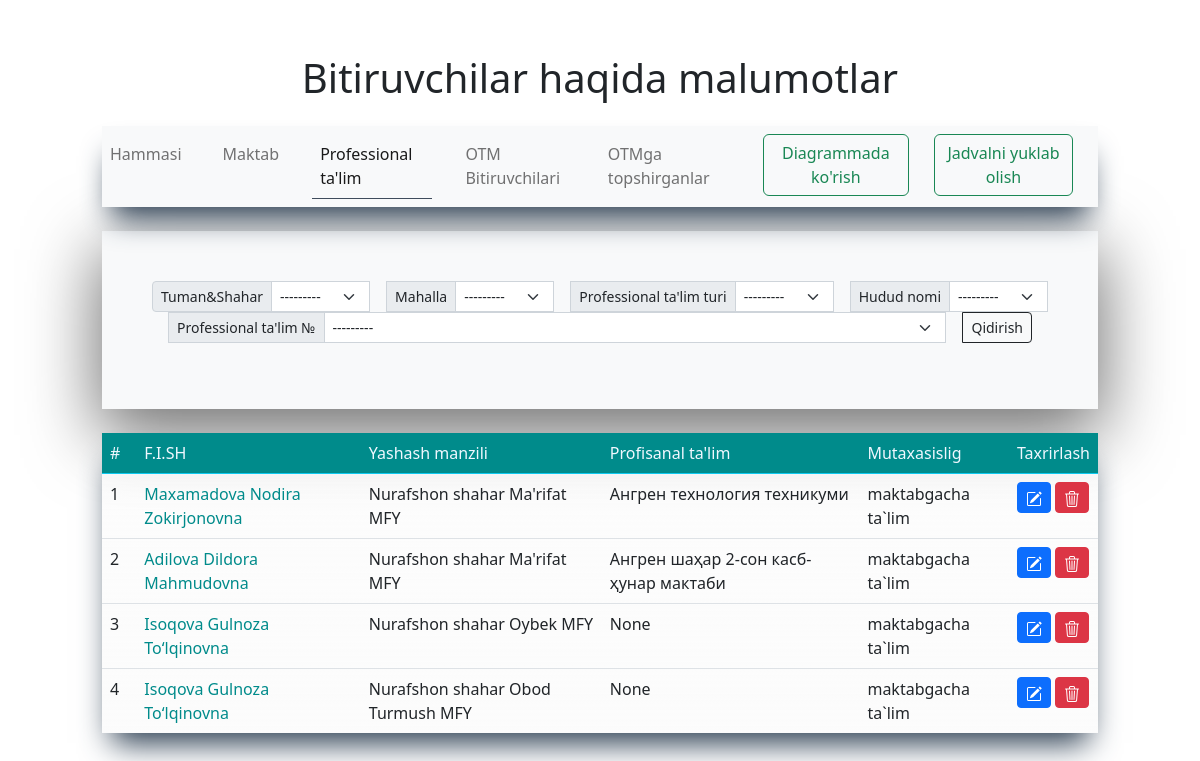
/bitiruvchilar/kollej/ (signed in), run on the app's committed database.
### main/models.py (models this page shows, shortened)
class Bitiruvchi(models.Model):
    f_name = models.CharField(max_length=l, verbose_name="F.I.Sh")
    img  = models.ImageField(default='default/default.png', upload_to='bitiruvchilar-foto/', verbose_name="Rasm")
    t_sana = models.DateField(verbose_name="Tug'ulgan sana", null=True, blank=True)
    jins = models.CharField(max_length=l, choices=jins, verbose_name="Jinsi", default="o'g'il bola")
    tuman = models.ForeignKey(TumanVaShahar, on_delete=models.CASCADE, verbose_name="Yashaydigan tuman(shahar)")
    mahalla = models.ForeignKey(Mahalla, on_delete=models.CASCADE, verbose_name="Mahalla Nomi")
    uy = models.CharField(max_length=l, null=True, blank=True, verbose_name="Ko'cha nomi 45uy")
    phone = models.CharField(max_length=9, verbose_name="Telefon raqam (+998) ", null=True, blank=True)
    email = models.EmailField(max_length=l, verbose_name="E-Pochta", null=True, blank=True)
    imkonyat = models.ManyToManyField(Imkonyat, related_name="abilty", verbose_name="Kompyuter bilimi")
    qiziqish = models.ForeignKey(Qiziqish, related_name="interest", on_delete=models.CASCADE, verbose_name="Qiziqish")
    sport = models.ManyToManyField(Sport, related_name="sport", verbose_name="Qiziqadigan sport turi")
    chettili = models.ManyToManyField(ChetTili, related_name="f_lang")
    idea = models.CharField(verbose_name="Biznes g'oya", max_length=l, choices=yesNo, default="Yoq")
    short_f = models.CharField(max_length=10000, verbose_name="Bizness g'oya haqqida qisqacha (agar bor bo'lsa)", null=True, blank=True)
    add_time = models.DateTimeField(auto_now_add=True)
    def __str__(self):
        return self.f_name

class KollejBitiruvchisi(Bitiruvchi):
    type = models.ForeignKey(TypeKollej, on_delete=models.SET_NULL, null=True, blank=True, verbose_name="Professional ta'lim")
    tuman_kj = models.ForeignKey(TumanVaShahar, on_delete=models.SET_NULL, null=True, blank=True, verbose_name="Kollej manzili")
    kollej = models.ForeignKey(Kollej, on_delete=models.SET_NULL, verbose_name="Bitirayotgan Kollej", null=True, blank=True)
    stu_way = models.CharField(max_length=l, null=True, blank=True, verbose_name="Mutaxasislik")
    maqsad = models.CharField(max_length=l, choices=aim, default="Ishlamoqchi", verbose_name="Maqsadi")
    guvohnoma = models.ManyToManyField(DriverLicense, related_name="guvohnomaK", verbose_name="Haydovchilik Guvohnomasi")
    vil = models.ForeignKey(Vil, on_delete=models.SET_NULL, null=True, blank=True, related_name="kj_vil",)
    otm_name = models.ForeignKey(Universitet, on_delete=models.SET_NULL, null=True, blank=True)
    stu_way_un = models.CharField(max_length=l, null=True, blank=True, verbose_name="Mutaxasislik")
    other_un = models.CharField(max_length=l, null=True, blank=True, verbose_name="chetel otm")
    stu_way_ch = models.CharField(max_length=l, null=True, blank=True, verbose_name="Mutaxasislik")
    kolleJ = models.CharField(max_length=l, null=True, blank=True, verbose_name="Bitirayotgan kollej")
    univer_sity = models.CharField(max_length=l, verbose_name="Topshirmoqchi bo'lgan universitet", null=True, blank=True)
    def __str__(self):
        return super().__str__()

class Bitiruvchi(models.Model):
    f_name = models.CharField(max_length=l, verbose_name="F.I.Sh")
    img  = models.ImageField(default='default/default.png', upload_to='bitiruvchilar-foto/', verbose_name="Rasm")
    t_sana = models.DateField(verbose_name="Tug'ulgan sana", null=True, blank=True)
    jins = models.CharField(max_length=l, choices=jins, verbose_name="Jinsi", default="o'g'il bola")
    tuman = models.ForeignKey(TumanVaShahar, on_delete=models.CASCADE, verbose_name="Yashaydigan tuman(shahar)")
    mahalla = models.ForeignKey(Mahalla, on_delete=models.CASCADE, verbose_name="Mahalla Nomi")
    uy = models.CharField(max_length=l, null=True, blank=True, verbose_name="Ko'cha nomi 45uy")
    phone = models.CharField(max_length=9, verbose_name="Telefon raqam (+998) ", null=True, blank=True)
    email = models.EmailField(max_length=l, verbose_name="E-Pochta", null=True, blank=True)
    imkonyat = models.ManyToManyField(Imkonyat, related_name="abilty", verbose_name="Kompyuter bilimi")
    qiziqish = models.ForeignKey(Qiziqish, related_name="interest", on_delete=models.CASCADE, verbose_name="Qiziqish")
    sport = models.ManyToManyField(Sport, related_name="sport", verbose_name="Qiziqadigan sport turi")
    chettili = models.ManyToManyField(ChetTili, related_name="f_lang")
    idea = models.CharField(verbose_name="Biznes g'oya", max_length=l, choices=yesNo, default="Yoq")
    short_f = models.CharField(max_length=10000, verbose_name="Bizness g'oya haqqida qisqacha (agar bor bo'lsa)", null=True, blank=True)
    add_time = models.DateTimeField(auto_now_add=True)
    def __str__(self):
        return self.f_name

class AutoTime(models.Model):
    name = models.CharField(max_length=l, verbose_name="Nomi")
    add_time = models.DateTimeField(auto_now_add=True)
    def __str__(self):
        return self.name

class TumanVaShahar(AutoTime):
    status = models.CharField(max_length=l, choices=t_sh, default="shaxar")
    def __str__(self):
        return f"{super().name} {self.status}"

class AutoTime(models.Model):
    name = models.CharField(max_length=l, verbose_name="Nomi")
    add_time = models.DateTimeField(auto_now_add=True)
    def __str__(self):
        return self.name

### main/views.py (the view)
# urls.py: path("kollej/", Kollej, name="K"),
def Kollej(request):
    kj = KollejBitiruvchisi.objects.all()
    kjFilter = KollejFilter(request.GET, queryset=kj)
    kj=kjFilter.qs
    return render(request, "pages/kollej.html", {
        'kj':kj,
        'mkFil':kjFilter,
    })

### main/custom_context_processor.py (called while the page is built)
def data_avalible(request):
    all_tumanlar = TumanVaShahar.objects.all().order_by('name')
    context = {
        'all_tumanlar':all_tumanlar,
    }
    return context

### main/models.py (called while the page is built)
    def __str__(self):
        return super().__str__()

    def __str__(self):
        return f"{super().__str__()} MFY"

    def __str__(self):
        return super().__str__()

    def __str__(self):
        return super().__str__()

    def __str__(self):
        return super().__str__()

    def __str__(self):
        return super().__str__()

    def __str__(self):
        return super().__str__()

### templates/pages/kollej.html (shortened to what this page needs)
{% extends 'main.html' %}
{% load widget_tweaks %}
{% block content %}
    <div class="background-table" >
        <div class="row">
            <div class="col-10 m-auto">
                <h1 class="text-center my-1">Bitiruvchilar haqida malumotlar</h1>
                <nav class="navbar navbar-expand-lg my-4 bg-light">
                    <div class="collapse navbar-collapse" id="navbarNav">
                    <ul class="navbar-nav w-100 justify-content-center top-nav">
                        <li class="nav-item ">
                            <a href="{% url 'T' %}" class="nav-link ">Hammasi</a>
                        </li>
                        <li class="nav-item">
                        <a class="nav-link" href="{% url 'M' %}">Maktab</a>
                        </li>
                        <li class="nav-item active-li">
                        <a class="nav-link active" href="{% url 'K' %}">Professional ta'lim</a>
                        </li>
                        <li class="nav-item">
                        <a class="nav-link" href="{% url 'F' %}">OTM Bitiruvchilari</a>
                        </li>
                        <li class="nav-item">
                        <a href="{% url 'E' %}" class="nav-link">OTMga topshirganlar</a>
                        </li>
                        <li class="nav-item">
                            <a href="{% url 'H' %}" class="btn btn-outline-success">Diagrammada ko'rish</a>
                        </li>
                        <li class="nav-item">
                            <a class="btn btn-outline-success" id="KollejExport" type="button" href="">Jadvalni yuklab olish</a>
                        </li>
                    </ul>
                    </div>
                </nav>
                <div class="my-4 pb-3 bg-shadow-a bg-light">
                    <form action="" method="get" novalidate class="indexFilter">
                        <div class="input-group input-group-sm">
                            <label for="id_tuman" class="input-group-text">Tuman&Shahar</label>
                            {{ mkFil.form.tuman|add_class:"form-select" }}
                            <label for="id_mahalla" class="input-group-text ms-3">Mahalla</label>
                            {{ mkFil.form.mahalla|add_class:"form-select" }}
                            <label for="id_type" class="input-group-text ms-3">Professional ta'lim turi</label>
                            {{ mkFil.form.type|add_class:"form-select" }}
                            <label for="id_tuman_kj" class="input-group-text ms-3">Hudud nomi</label>
                            {{ mkFil.form.tuman_kj|add_class:"form-select" }}
                            <label for="id_kollej" class="input-group-text ms-3">Professional ta'lim №</label>
                            {{ mkFil.form.kollej|add_class:"form-select" }}
                            <input type="submit" value="Qidirish" class="mx-3 btn btn-outline-dark  btn-sm">
                        </div>
                    </form>
                </div>
                    <div class="table-box">
                        <table class="table">
                            <thead class="border-info">
                                <tr>
                                    <th scope="col">#</th>
                                    <th scope="col">F.I.SH</th>
                                    <th scope="col">Yashash manzili</th>
                                    <th scope="col">Profisanal ta'lim</th>
                                    <th scope="col">Mutaxasislig</th>
                                    <th scope="col">Taxrirlash</th>
                                </tr>
                            </thead>
                            <tbody>
                                {% for i in kj %}
                                    <tr>
                                        <td>{{ forloop.counter }}</td>
                                        <td><a href="{% url 'RKT' pk=i.pk %}">{{ i.f_name }}</a></td>
                                        <td>{{ i.tuman }} {{ i.mahalla }}</td>
                                        <td>{{ i.kollej }}</td>
                                        <td>{{ i.stu_way }}</td>
                                        <td class="noExl">
                                            <a href="{% url 'EKB' pk=i.pk %}" class="btn btn-primary btn-sm">
                                            </a>
                                            <a href="" class="btn btn-danger btn-sm" data-bs-toggle="modal" data-bs-target="#staticBackdrop{{forloop.counter}}">
                                            </a>
                                        </td>
                                    </tr>
                                {% empty %}
                                    <tr class="text-center">
                                        <td colspan="6">Afsuski siz qidirgan malumotlar topilmadi</td>
                                    </tr>
                                {% endfor %}
                            </tbody>
                        </table>
                    </div>
                </div>
        </div>
    </div>
{% endblock %}

### static/css/style.css (style rules this page uses)
body { overflow-x: hidden; }
h1 { font-weight: 500 !important; }
nav { box-shadow: rgb(38, 57, 77) 0px 20px 30px -10px; }
a { text-decoration: none; }
.top-nav li { margin-right: 25px; }
.table-box { height: 618px; overflow-x: hidden; position: relative; scrollbar-width: none; box-shadow: rgb(38, 57, 77) 0px 20px 30px -10px; }
table thead { top: 0%; position: sticky; color: aliceblue; background-color: darkcyan; }
table tbody { background: linear-gradient(rgba(250, 250, 250, 0.5), rgba(250, 250, 250, 0.9)); }
table tbody tr td a { color: darkcyan; text-decoration: none; }
thead tr th { font-weight: 450; }
.background, .background-table, .data-bg { height: auto; padding: 50px 0; scrollbar-width: none; background-size: cover; background-position: center; background-attachment: fixed; background-image: url("https://img.freepik.com/premium-vector/white-abstract-background-in-3d-paper-style_23-2148403778.jpg?w=2000"); }
.background-table { height: 100vh; background-image: url("https://catherineasquithgallery.com/uploads/posts/2021-03/1614603227_28-p-fon-dlya-prezentatsii-s-belim-fonom-33.png"); }
.indexFilter { padding: 18px 10px 0 10px; }
.indexFilter select, .indexFilter label, .indexFilter input { height: 50%; }
.bg-shadow-a { box-shadow: rgba(0, 0, 0, 0.56) 0px 22px 70px 4px; }
.active-li { border-bottom: 1px solid #3F4C5C; }
@media only screen and (max-width: 1290px) { body { overflow-x: scroll; } }
@media only screen and (max-width: 1290px) { .background-table { height: 0; } }
@media only screen and (max-width: 1290px) { .table-box { height: 300px; } }
@media only screen and (max-width: 1290px) { .indexFilter { padding: 50px; } }

### data on the page
KollejBitiruvchisi: f_name "Maxamadova Nodira Zokirjonovna", tuman "Nurafshon shahar", mahalla "Ma'rifat MFY", kollej "Ангрен технология техникуми", stu_way "maktabgacha ta`lim"
KollejBitiruvchisi: f_name "Adilova Dildora Mahmudovna", tuman "Nurafshon shahar", mahalla "Ma'rifat MFY", kollej "Ангрен шаҳар 2-сон касб-ҳунар мактаби", stu_way "maktabgacha ta`lim"
KollejBitiruvchisi: f_name "Isoqova Gulnoza To‘lqinovna", tuman "Nurafshon shahar", mahalla "Oybek MFY", kollej "None", stu_way "maktabgacha ta`lim"
KollejBitiruvchisi: f_name "Isoqova Gulnoza To‘lqinovna", tuman "Nurafshon shahar", mahalla "Obod Turmush MFY", kollej "None", stu_way "maktabgacha ta`lim"
